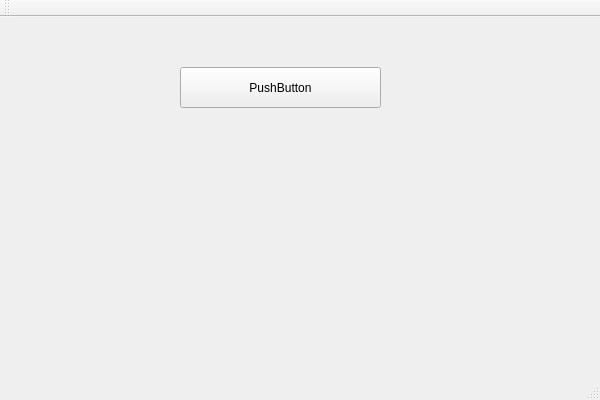
<?xml version="1.0" encoding="UTF-8"?>
<ui version="4.0">
 <class>qtThreadClass</class>
 <widget class="QMainWindow" name="qtThreadClass">
  <property name="geometry">
   <rect>
    <x>0</x>
    <y>0</y>
    <width>600</width>
    <height>400</height>
   </rect>
  </property>
  <property name="windowTitle">
   <string>qtThread</string>
  </property>
  <widget class="QWidget" name="centralWidget">
   <widget class="QPushButton" name="pushButton">
    <property name="geometry">
     <rect>
      <x>180</x>
      <y>50</y>
      <width>201</width>
      <height>41</height>
     </rect>
    </property>
    <property name="text">
     <string>PushButton</string>
    </property>
   </widget>
   <widget class="QLabel" name="label">
    <property name="geometry">
     <rect>
      <x>130</x>
      <y>150</y>
      <width>311</width>
      <height>151</height>
     </rect>
    </property>
    <property name="text">
     <string/>
    </property>
   </widget>
  </widget>
  <widget class="QMenuBar" name="menuBar">
   <property name="geometry">
    <rect>
     <x>0</x>
     <y>0</y>
     <width>600</width>
     <height>23</height>
    </rect>
   </property>
  </widget>
  <widget class="QToolBar" name="mainToolBar">
   <attribute name="toolBarArea">
    <enum>TopToolBarArea</enum>
   </attribute>
   <attribute name="toolBarBreak">
    <bool>false</bool>
   </attribute>
  </widget>
  <widget class="QStatusBar" name="statusBar"/>
 </widget>
 <layoutdefault spacing="6" margin="11"/>
 <resources>
  <include location="qtthread.qrc"/>
 </resources>
 <connections/>
</ui>
